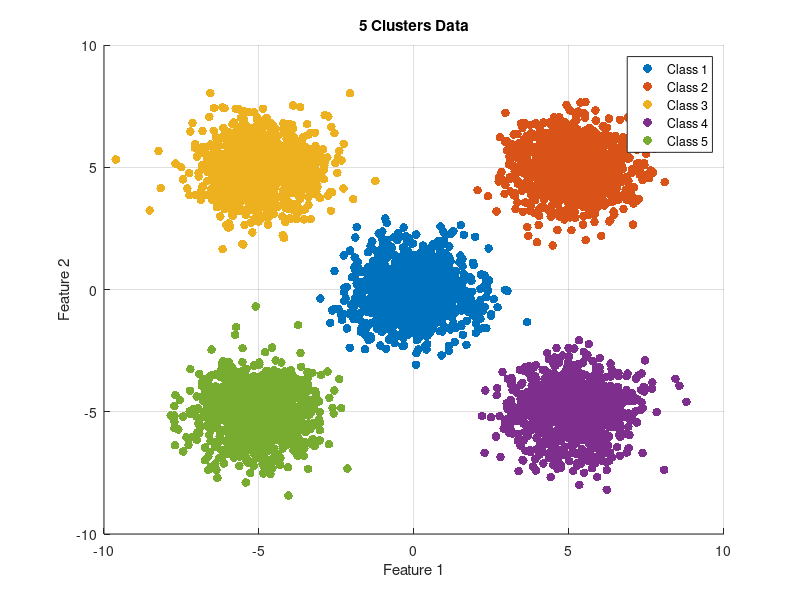

Here is the MATLAB script that generated this plot: (Note: this script raises an error after producing the figure.)
clc; clear; close all;

%% Thông số
num_classes = 5;      % số lớp
points_per_class = 1000;  % số điểm mỗi lớp
dim = 2;              % dữ liệu 2D để vẽ

%% Khởi tạo
X = [];
Y = [];

%% Tạo 5 cụm
centers = [ 0 0;
            5 5;
           -5 5;
            5 -5;
           -5 -5];   % 5 tâm khác nhau

for c = 1:num_classes
    data = randn(points_per_class, dim) + centers(c,:);
    X = [X; data];                     % ghép dữ liệu
    Y = [Y; c*ones(points_per_class,1)]; % nhãn lớp
end

%% Plot
figure(1);
hold on;
colors = lines(num_classes);

for c = 1:num_classes
    scatter(X(Y==c,1), X(Y==c,2), 40, ...
            colors(c,:), 'filled');
end

title('5 Clusters Data');
xlabel('Feature 1');
ylabel('Feature 2');
legend('Class 1','Class 2','Class 3','Class 4','Class 5');
grid on;

%% Prepare Data
N = points_per_class;
train_factor = .7*N;
test_factor = N - train_factor;

N_total = size(X,1);
idx = randperm(N_total);

train_factor = round(0.7*N_total);

% Training dataset
trainset = X(idx(1:train_factor),:);
trainlabel = Y(idx(1:train_factor));

% Testing dataset
testset = X(idx(train_factor+1:end),:);
testlabel = Y(idx(train_factor+1:end));

%% NN initial parameters
num_neuron = 10;
w1 = rand(dim+1, num_neuron); % num input x num neurons
w2 = rand(num_neuron+1, 5); % num neurons + 1 x num output

eta = .09;
b1 = 1;
b2 = 1;
o_target = zeros(5,1);

%% Train 
for epoch = 1:100
    epoch
    % Train
    E = 0;

    for ii = 1:size(trainset,1)
        x = trainset(ii,:)';
        [o1,o2,net1,net2] = FeedForward_NN(x,b1,b2,w1,w2);
        o_target = zeros(5,1);
        o_target(trainlabel(ii)) = 1;
        e = o_target - o2;
        [w1,w2] = GD_MLP(e,eta,[b1;x],[b2;o1], net1, net2, w1, w2);
        E = E + sum(e.^2);
    end
    E/train_factor
    MSE_Train(epoch) = E/train_factor;
    
    % Test
    E = 0;
    for ii = 1:size(testset,1)
        x = testset(ii,:)';
        [o1,o2,net1,net2] = FeedForward_NN(x,b1,b2,w1,w2);
        o_target = zeros(5,1);
        o_target(testlabel(ii)) = 1;
        e = o_target - o2;
        E = E + sum(e.^2);
    end
    E/test_factor
    MSE_Test(epoch) = E/test_factor;
end

figure(2)
plot(MSE_Train)
hold on
plot(MSE_Test)


%% ===== Decision Boundary =====
figure(3); hold on;

% Vẽ lại dữ liệu
colors = lines(num_classes);
for c = 1:num_classes
    scatter(X(Y==c,1), X(Y==c,2), 20, colors(c,:), 'filled');
end

% Tạo lưới điểm
x1range = linspace(min(X(:,1))-1, max(X(:,1))+1, 200);
x2range = linspace(min(X(:,2))-1, max(X(:,2))+1, 200);
[x1Grid, x2Grid] = meshgrid(x1range, x2range);

grid_points = [x1Grid(:) x2Grid(:)];

% Dự đoán từng điểm
pred = zeros(size(grid_points,1),1);

for i = 1:size(grid_points,1)
    x = grid_points(i,:)';
    [~,o2,~,~] = FeedForward_NN(x,b1,b2,w1,w2);
    [~,pred(i)] = max(o2);
end

% Reshape lại để vẽ contour
predGrid = reshape(pred, size(x1Grid));

% Vẽ vùng phân lớp
contourf(x1Grid, x2Grid, predGrid, num_classes-1, ...
         'LineColor','none','FaceAlpha',0.2);

title('Decision Boundary of MLP');
xlabel('Feature 1');
ylabel('Feature 2');
grid on;
